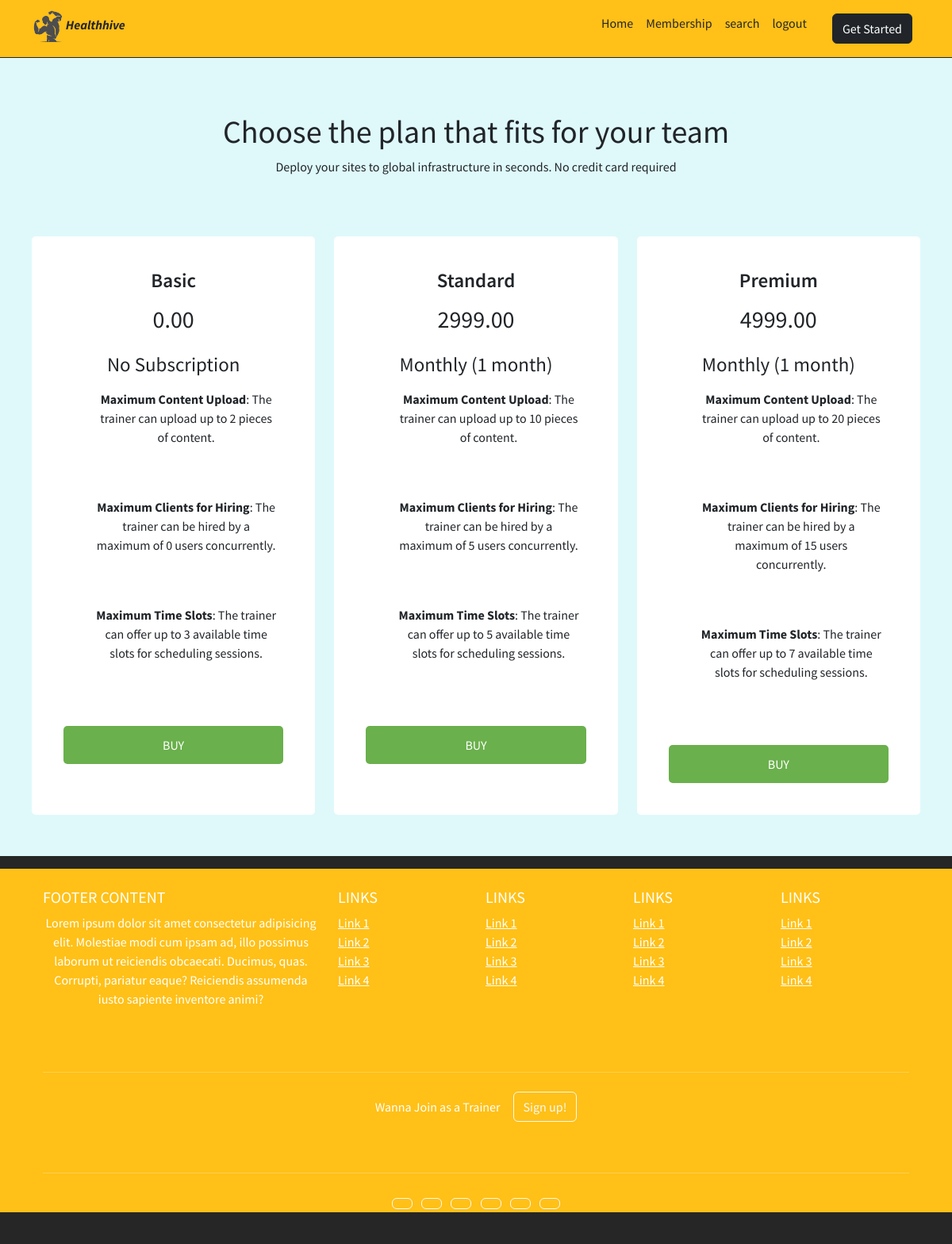
Screenshot of /Subscription/plans/ (signed in) with the database file from the repository.
### subscription/models.py (models this page shows, shortened)
class SubscriptionPlanTrainer(models.Model):
    name=models.CharField(max_length=50)
    price = models.DecimalField(decimal_places=2,max_digits=6)
    duration = models.CharField(choices=duration_choices,max_length=50)
    features = RichTextField()

### subscription/views.py (the view)
# urls.py: path('plans/',SubscriptionPlan.as_view(),name='subscription_plans'),
class SubscriptionPlan(TrainerRequiredMixin,View):
    def get(self,request):
        plans = SubscriptionPlanTrainer.objects.all()
        return render(request,'subscription/subscription_plan.html',{'plans':plans})

### account/mixins.py (called while the page is built)
    def test_func(self):
        print("===========>test func of mixin")
        return self.request.user.has_perm('account.is_trainer')

### subscription/templates/subscription/subscription_plan.html
{% extends "base.html" %}
{% block add_css %}
{% load static %}
<link href="{% static 'subscription\css\subscription_plan.css' %}" rel="stylesheet">
{% endblock %}
{% block content %}
<div class = "card_body">
    <h1>Choose the plan that fits for your team</h1>
    <p>
      Deploy your sites to global infrastructure in seconds. No credit card
      required
    </p>
    <div class="pricing row">
      {% for plan in plans %}
      <div class="plan col">
        <h2 class="plan_name">{{plan.name}}</h2>
        <div class="price">{{plan.price}}</div>
        <p class="duration">{{plan.get_duration_display}}</p>
        <ul class="features">
          <li>{{plan.features|safe}}</li>
        </ul>
        <a href="{% url 'buy_subscription' plan.id %}">
          <button type="submit">BUY</button>
        </a>
      </div>
      {% endfor %}
    </div>
</div>
{% endblock %}2v

### static/css/body.css (style rules this page uses)
body { padding-top: 70px; }

### subscription/static/subscription/css/subscription_plan.css (style rules this page uses)
* { margin: 0; padding: 0; box-sizing: border-box; font-family: "Source Sans Pro", sans-serif; }
.card_body { background-color: #dff9fb; min-height: 100vh; display: flex; flex-direction: column; justify-content: center; padding : 40px; }
h1 { text-align: center; margin-top: 2rem; }
p { text-align: center; margin-bottom: 4rem; }

### rows the page displays
SubscriptionPlanTrainer: name "Basic", price "0.00", duration "No Subscription", features "Maximum Content Upload : The trainer can upload up to 2 pieces of content. Maximum Clients for Hiring : The trainer can be hired by a maximum of 0 users concurrently. Maximum Time Slots : The trainer can offer up to 3 available time slots for scheduling sessions."
SubscriptionPlanTrainer: name "Standard", price "2999.00", duration "Monthly (1 month)", features "Maximum Content Upload : The trainer can upload up to 10 pieces of content. Maximum Clients for Hiring : The trainer can be hired by a maximum of 5 users concurrently. Maximum Time Slots : The trainer can offer up to 5 available time slots for scheduling sessions."
SubscriptionPlanTrainer: name "Premium", price "4999.00", duration "Monthly (1 month)", features "Maximum Content Upload : The trainer can upload up to 20 pieces of content. Maximum Clients for Hiring : The trainer can be hired by a maximum of 15 users concurrently. Maximum Time Slots : The trainer can offer up to 7 available time slots for scheduling sessions."
